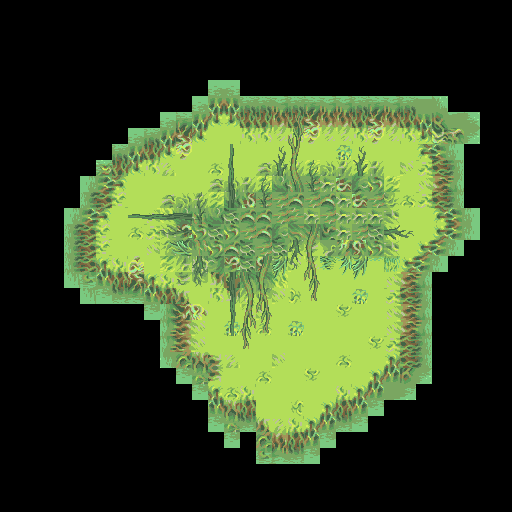

A 2D game scene composited from a Tiled map and its tileset images. What follows is a short description and the map's XML, with each tile layer's data collapsed to a summary:
An orthogonal 32x32 tile map with 16x16 px tiles, 3 tile layers (Tile Layer 1, Tile Layer 2, Tile Layer 3).

<map version="1.9" tiledversion="1.9.0" orientation="orthogonal" renderorder="right-down" width="32" height="32" tilewidth="16" tileheight="16" infinite="0" nextlayerid="5" nextobjectid="1">
 <tileset firstgid="1" source="swamp.tsx" />
 <layer id="1" name="Tile Layer 1" width="32" height="32">
  <data>[1024 cells, 429 non-empty, 30 distinct tile ids]</data>
 </layer>
 <layer id="2" name="Tile Layer 2" width="32" height="32">
  <data>[1024 cells, 122 non-empty, 24 distinct tile ids]</data>
 </layer>
 <layer id="4" name="Tile Layer 3" width="32" height="32">
  <data>[1024 cells, 58 non-empty, 17 distinct tile ids]</data>
 </layer>
</map>
